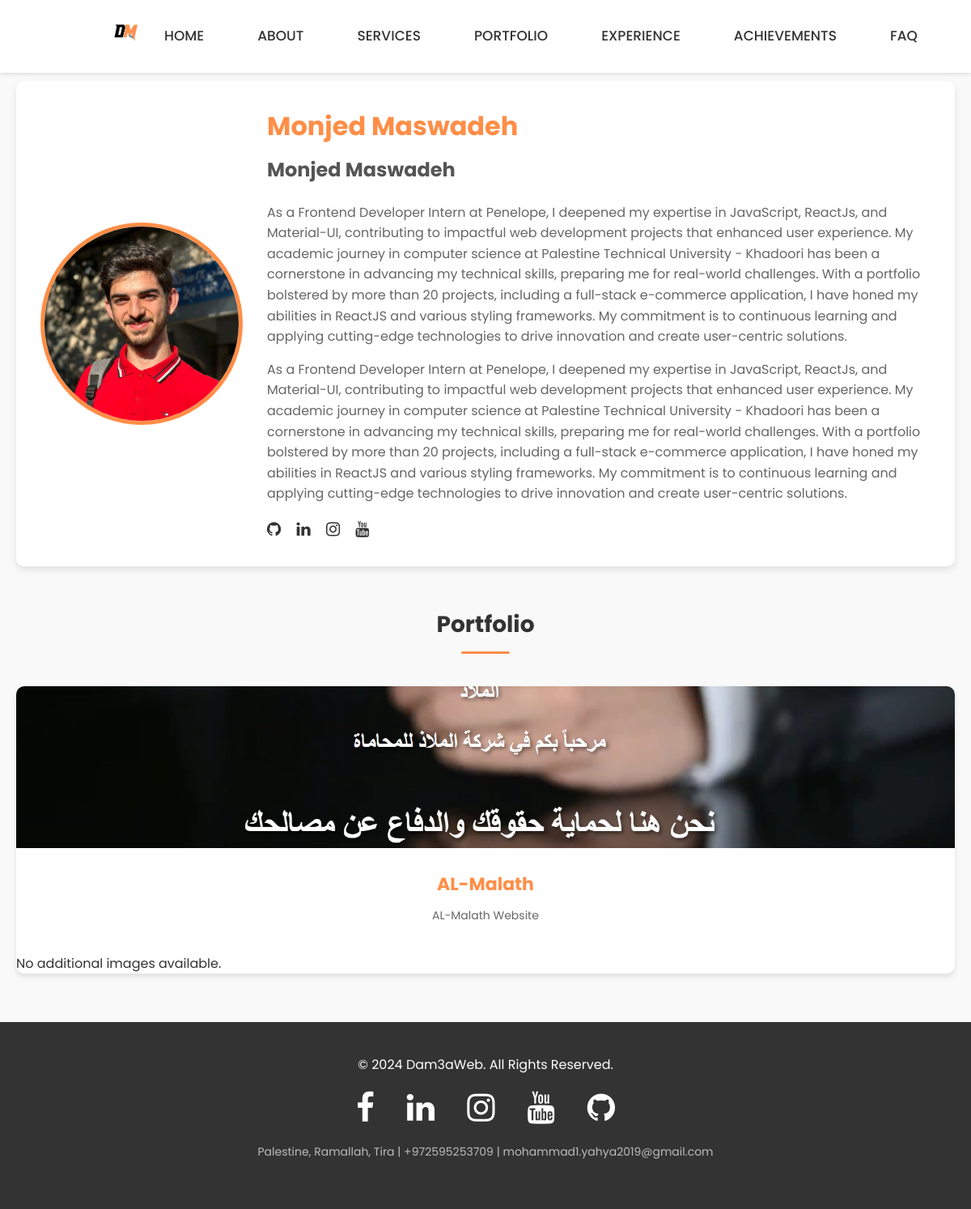
/team-member/16/, run on the app's committed database.
### main/models.py (models this page shows, shortened)
class TeamMember(models.Model):
    name_en = models.CharField(max_length=100)
    name_ar = models.CharField(max_length=100)
    image = models.ImageField(upload_to='team/')
    education_en = models.CharField(max_length=255, blank=True, null=True)
    short_desc_en = models.TextField(blank=True, null=True)
    bio_en = models.TextField(blank=True, null=True)
    bio_ar = models.TextField(blank=True, null=True)
    github = models.URLField(blank=True, null=True)
    linkedin = models.URLField(blank=True, null=True)
    instagram = models.URLField(blank=True, null=True)
    youtube = models.URLField(blank=True, null=True)

class Portfolio(models.Model):
    CATEGORY_CHOICES = [
        ('web', 'Web Development'),
        ('design', 'Design'),
        ('seo', 'SEO'),
    ]
    title_en = models.CharField(max_length=200, verbose_name="Title (English)")
    title_ar = models.CharField(max_length=200, verbose_name="Title (Arabic)")
    description_en = models.TextField(verbose_name="Description (English)")
    description_ar = models.TextField(verbose_name="Description (Arabic)")
    category = models.CharField(max_length=50, choices=CATEGORY_CHOICES, verbose_name="Category")
    image = models.ImageField(upload_to='portfolio/', verbose_name="Project Image")
    created_at = models.DateTimeField(auto_now_add=True, verbose_name="Created At")
    team_members = models.ManyToManyField(TeamMember, related_name='portfolios', blank=True)  # إضافة هذا الحقل
    class Meta:
        verbose_name = "Portfolio"
        verbose_name_plural = "Portfolios"

### main/views.py (the view)
# urls.py: path('team-member/<int:pk>/', views.TeamMemberDetailView.as_view(), name='team_member_detail'),  # مسار جديد
class TeamMemberDetailView(DetailView):
    model = TeamMember
    template_name = 'team_member_detail.html'  # اسم القالب الجديد
    context_object_name = 'member'
    def get_context_data(self, **kwargs):
        context = super().get_context_data(**kwargs)
        context['portfolio'] = self.object.portfolios.all()  # تأكد من علاقة ManyToManyField في النموذج
        return context

### main/templates/team_member_detail.html (shortened to what this page needs)
<!DOCTYPE html>
<html lang="en">
<head>
    {% load static %}
    <link rel="stylesheet" href="{% static 'styles.css' %}">
    <link rel="stylesheet" href="{% static 'team_slider.css' %}">
    <link rel="stylesheet" href="{% static 'interior-design.css' %}">
    <link rel="stylesheet" href="{% static 'services.css' %}">
    <link rel="stylesheet" href="https://cdnjs.cloudflare.com/ajax/libs/font-awesome/4.7.0/css/font-awesome.min.css">
</head>
<body>
    <header class="header-sec">
        <nav>
            <a href="{% url 'index' %}">
                <img src="{% static 'logo.jpg' %}" alt="Logo" class="logo-img">
            </a>
            <ul>
                <li><a href="{% url 'index' %}">Home</a></li>
                <li><a href="#about">About</a></li>
                <li><a href="#services">Services</a></li>
                <li><a href="#portfolio">Portfolio</a></li>
                <li><a href="#projects-experience">Experience</a></li>
                <li><a href="#counters">Achievements</a></li>
                <li><a href="#faq">FAQ</a></li>
                <li><a href="#contact">Contact</a></li>
            </ul>
        </nav>
    </header>
    <section class="team-member-detail" id="team-member-detail">
        <div class="container">
            <div class="member-header">
                <div class="member-image">
                    <img src="{{ member.image.url }}" alt="{{ member.name_en }}">
                </div>
                <div class="member-info">
                    <h1>{{ member.name_en }}</h1>
                    <h2>{{ member.name_ar }}</h2>
                    <p>{{ member.bio_en }}</p>
                    <p>{{ member.bio_ar }}</p>
                    <div class="member-social-links">
                        {% if member.github %}
                            <a href="{{ member.github }}" target="_blank"><i class="fa fa-github"></i></a>
                        {% endif %}
                        {% if member.linkedin %}
                            <a href="{{ member.linkedin }}" target="_blank"><i class="fa fa-linkedin"></i></a>
                        {% endif %}
                        {% if member.instagram %}
                            <a href="{{ member.instagram }}" target="_blank"><i class="fa fa-instagram"></i></a>
                        {% endif %}
                        {% if member.youtube %}
                            <a href="{{ member.youtube }}" target="_blank"><i class="fa fa-youtube"></i></a>
                        {% endif %}
                    </div>
                </div>
            </div>
            <div class="portfolio-section">
                <h2>Portfolio</h2>
                <div class="portfolio-grid">
                    {% for project in portfolio %}
                    <div class="portfolio-item">
                        <img src="{{ project.image.url }}" alt="{{ project.title_en }}">
                        <div class="portfolio-info">
                            <h3>{{ project.title_en }}</h3>
                            <p>{{ project.description_en|truncatewords:20 }}</p>
                        </div>
                        <div class="project-images">
                            {% for image in project.images.all %}
                                <img src="{{ image.image.url }}" alt="{{ image.alt_en }}" class="project-img">
                            {% empty %}
                                <p>No additional images available.</p>
                            {% endfor %}
                        </div>
                    </div>
                    {% endfor %}
                </div>
            </div>
        </div>
    </section>
    <footer class="footer">
        <div class="footer-container">
            <p>&copy; 2024 Dam3aWeb. All Rights Reserved.</p>
            <div class="footer-social-icon">
                <a href="https://www.facebook.com/profile.php?id=100009883903279"><i class="fa fa-facebook fa-2x"></i></a>
                <a href="https://www.linkedin.com/in/mohammad-yahya-912482257/"><i class="fa fa-linkedin fa-2x"></i></a>
                <a href="https://www.instagram.com/mo7ammad.yahya/"><i class="fa fa-instagram fa-2x"></i></a>
                <a href="https://www.youtube.com/@Dam3a-a"><i class="fa fa-youtube fa-2x"></i></a>
                <a href="https://github.com/MohammadYahya2" target="_blank" rel="noopener noreferrer"><i class="fa fa-github fa-2x"></i></a>
            </div>
            <p class="footer-info">Palestine, Ramallah, Tira | +972595253709 | mohammad1.yahya2019@gmail.com</p>
        </div>
    </footer>
</body>
</html>

### static/styles.css (style rules this page uses)
:root { --primary-color: #e99b2e; --secondary-color: #ff7f50; --dark-bg: #1e1e1e; --dark-text: #f0f0f0; --light-bg: #ffffff; --light-text: #333333; --transition-speed: 0.3s; --font-body: 'Nunito Sans', sans-serif; --font-heading: 'Josefin Sans', sans-serif; }
* { margin: 0; padding: 0; box-sizing: border-box; font-family: var(--font-family); }
body { background-color: var(--background-color); color: var(--text-color); transition: background-color var(--transition-speed) ease, color var(--transition-speed) ease; overflow-x: hidden; }
.header-sec { position: fixed; top: 0; left: 0; width: 100%; padding: 20px 80px; display: flex; justify-content: space-between; align-items: center; background: rgba(255, 255, 255, 0.926); backdrop-filter: blur(10px); z-index: 100; transition: background-color var(--transition-speed) ease, box-shadow var(--transition-speed) ease; }
.logo-img { height: 60px; width: auto; margin-left: 20px; cursor: pointer; transition: transform var(--transition-speed) ease, filter var(--transition-speed) ease; }
nav { display: flex; align-items: center; justify-content: space-between; height: 50px; width: 80%; padding: 0 20px; background: transparent; }
nav ul { display: flex; align-items: center; list-style: none; margin: 0; padding: 0; }
nav ul li { margin: 0 10px; position: relative; }
nav ul li a { text-decoration: none; color: var(--text-color); font-size: 17px; padding: 7px 13px; border-radius: 3px; text-transform: uppercase; transition: background var(--transition-speed) ease, color var(--transition-speed) ease, transform var(--transition-speed) ease; }
.portfolio-grid { display: grid; grid-template-columns: repeat(auto-fill, minmax(280px, 1fr)); gap: 30px; }
.portfolio-item { position: relative; overflow: hidden; border-radius: 15px; cursor: pointer; transition: transform var(--transition-speed) ease, box-shadow var(--transition-speed) ease; }
.portfolio-item img { width: 100%; height: 200px; object-fit: cover; transition: transform var(--transition-speed) ease; }
.footer { background: #333; color: #fff; padding: 40px 80px; text-align: center; position: relative; }
.footer-container p { margin-bottom: 20px; font-size: 16px; }
.footer-social-icon { display: flex; justify-content: center; gap: 20px; margin-bottom: 20px; }
.footer-social-icon a { color: var(--primary-color); transition: color var(--transition-speed) ease, transform var(--transition-speed) ease; }
.footer-info { font-size: 14px; color: #ccc; }
html { scroll-behavior: smooth; }
.portfolio-item img { transition: transform 0.5s ease, filter var(--transition-speed) ease; }

### static/interior-design.css (style rules this page uses)
:root { --primary-color: #ff8e47; --secondary-color: #4070F4; --text-color: #333333; --background-color: #f0f4f8; --card-bg: #ffffff; --shadow-color: rgba(0, 0, 0, 0.1); --hover-primary-color: #e07b3c; --hover-secondary-color: #335eea; --transition-duration: 0.3s; --border-radius: 15px; --font-family: 'Poppins', sans-serif; --gradient-bg: linear-gradient(135deg, rgba(255, 142, 71, 0.1), rgba(64, 112, 244, 0.1)); }

### static/services.css (style rules this page uses)
:root { --primary-color: #ff8e47; --secondary-color: #eac14f; --text-color: #ffffff; --background-color: #f7f7f7; --card-bg: #ffffff; --shadow-color: rgba(0, 0, 0, 0.1); --hover-bg-color: #ffbf80; --transition-duration: 0.3s; --border-radius: 15px; --font-body: 'Nunito Sans', sans-serif; --font-heading: 'Josefin Sans', sans-serif; }

### data on the page
TeamMember: image (picture), name_en "Monjed Maswadeh", name_ar "Monjed Maswadeh", bio_en "As a Frontend Developer Intern at Penelope, I deepened my expertise in JavaScript, ReactJs, and Material-UI, contributing to impactful web development projects that enhanced user experience. My academic journey in computer science at Palestine Technical University - Khadoori has been a cornerstone in advancing my technical skills, preparing me for real-world challenges. With a portfolio bolstered by more than 20 projects, including a full-stack e-commerce application, I have honed my abilities in ReactJS and various styling frameworks. My commitment is to continuous learning and applying cutting-edge technologies to drive innovation and create user-centric solutions.", bio_ar "As a Frontend Developer Intern at Penelope, I deepened my expertise in JavaScript, ReactJs, and Material-UI, contributing to impactful web development projects that enhanced user experience. My academic journey in computer science at Palestine Technical University - Khadoori has been a cornerstone in advancing my technical skills, preparing me for real-world challenges. With a portfolio bolstered by more than 20 projects, including a full-stack e-commerce application, I have honed my abilities in ReactJS and various styling frameworks. My commitment is to continuous learning and applying cutting-edge technologies to drive innovation and create user-centric solutions."
Portfolio: image (picture), title_en "AL-Malath", description_en "AL-Malath Website"
